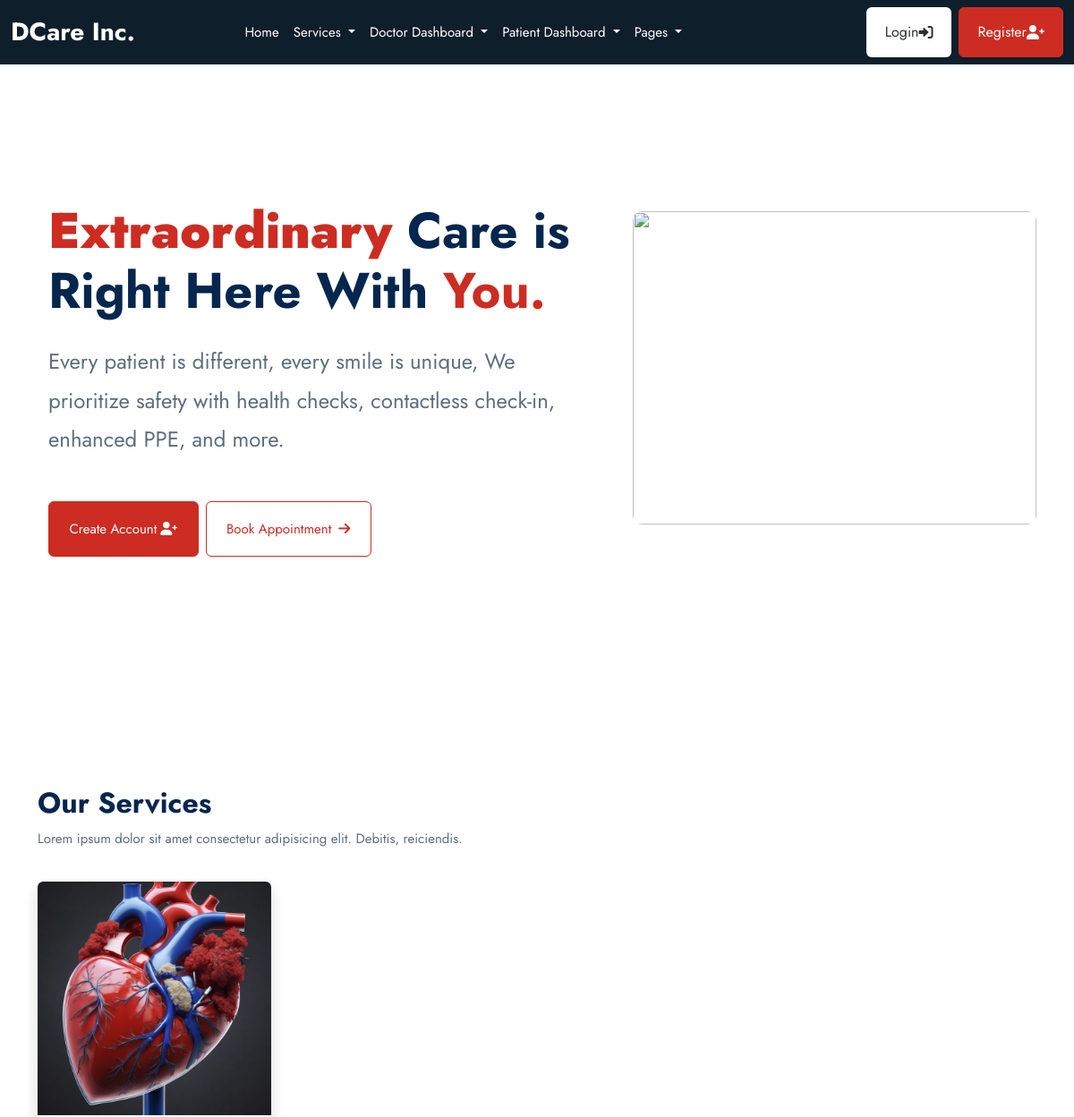
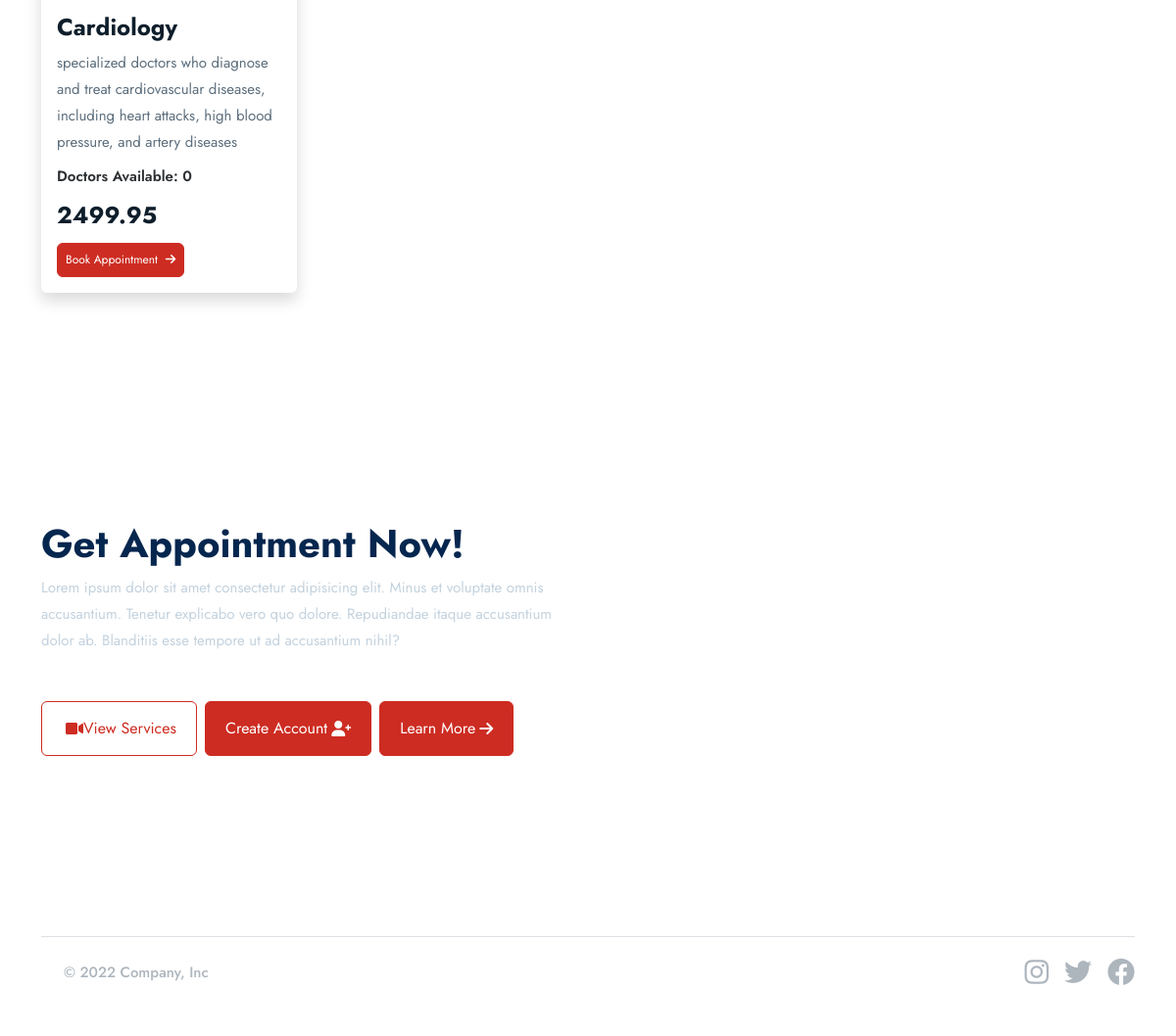
The page / on the database its author committed (2 pictures, top to bottom).
### base/models.py (models this page shows, shortened)
class Service(models.Model):
    image = models.FileField(upload_to="images",null=True, blank= True)
    name=models.CharField(max_length=255)
    description=models.TextField(blank=True, null=True)
    cost=models.DecimalField(max_digits=10,decimal_places=2)
    available_doctors=models.ManyToManyField(doctor_models.Doctor, blank = True)

### base/views.py (the view)
# urls.py: path("",views.index,name="index"),
def index(request):
    services = base_models.Service.objects.all()
    context = {
        "services": services
    }
    return render(request, "base/index.html", context)

### templates/base/index.html (shortened to what this page needs)
{% extends 'partials/base.html' %}
{% block content %}
<section class="container">
            <div class="row d-flex justify-content-center align-items-center">
                <div class="col-12 col-lg-7 p-4 rounded-3 bg-white">
                    <h1 class="display-4 fw-bold mt-5">
                        <span class="text-primary"><b>Extraordinary</b></span> Care is Right Here With <span class="text-primary">You.</span>
                    </h1>
                    <p class="fs-4 mt-4">Every patient is different, every smile is unique, We prioritize safety with health checks, contactless check-in, enhanced PPE, and more.</p>
                    <div class="d-flex align-items-center gap-2 mt-5">
                        <button class="btn btn-primary btn-lg">Create Account <i class="fas fa-user-plus ms-1"></i></button>
                        <button class="btn btn-outline-primary btn-lg">Book Appointment <i class="fas fa-arrow-right ms-2"></i></button>
                    </div>
                </div>
                <div class="col-12 col-lg-5">
                    <img class="img-fluid mt-4" style="width: 100%; height: 350px; object-fit: cover; border-radius: 10px" src="https://indiaeducationdiary.in/wp-content/uploads/2024/03/GettyImages-1217096099-3.jpg" alt="" />
                </div>
            </div>
        </section>
        <section class="container mt-5">
            <div class="py-4">
                <h2 class="">Our Services</h2>
                <p>Lorem ipsum dolor sit amet consectetur adipisicing elit. Debitis, reiciendis.</p>
            </div>
            <div class="row">
                {% for s in services %}
                                <div class="col-lg-3">
                    <div class="card mb-4 shadow">
                        <a href="{% url 'base:service_detail' s.id %}">
                            <img src="{{ s.image.url }}" alt="course" class="card-img-top" />
                        </a>
                        <div class="card-body">
                            <h4 class="mb-2 text-truncate-line-2"><a href="{% url 'base:service_detail' s.id %}" class="text-inherit text-dark text-decoration-none">{{ s.name }}</a></h4>
                            <p>{{ s.description|truncatewords:40 }}</p>
                            <div class="mt-2">
                                <span class="fw-semibold">Doctors Available: {{s.available_doctors.all.count}}</span>
                                <div class="lh-1 mt-3">
                                    <span class="text-dark fw-bold fs-4">{{ s.cost}}</span>
                                </div>
                                <a href="{% url 'base:service_detail' s.id %}" class="btn btn-sm btn-primary mt-3">Book Appointment <i class="fas fa-arrow-right ms-2"></i></a>
                            </div>
                        </div>
                    </div>
                </div>
                {% endfor %}
            </div>
        </section>
        <section class="container mt-5">
            <div class="row d-flex align-items-center">
                <div class="col-lg-6">
                    <h1 class="fw-bold">Get Appointment Now!</h1>
                    <p class="text-secondary">Lorem ipsum dolor sit amet consectetur adipisicing elit. Minus et voluptate omnis accusantium. Tenetur explicabo vero quo dolore. Repudiandae itaque accusantium dolor ab. Blanditiis esse tempore ut ad accusantium nihil?</p>
                    <div class="d-flex align-items-center gap-2 mt-5">
                        <button class="btn btn-outline-primary"><i class="fas fa-video ms-1"></i> View Services</button>
                        <button class="btn btn-primary">Create Account <i class="fas fa-user-plus ms-1"></i></button>
                        <button class="btn btn-primary">Learn More <i class="fas fa-arrow-right ms-1"></i></button>
                    </div>
                </div>
                <div class="col-lg-6">
                </div>
            </div>
        </section>
{% endblock content %}

### rows shown on the page
Service: image (picture), name "Cardiology", description "specialized doctors who diagnose and treat cardiovascular diseases, including heart attacks, high blood pressure, and artery diseases", available_doctors.all.count "0", cost "2499.95"
